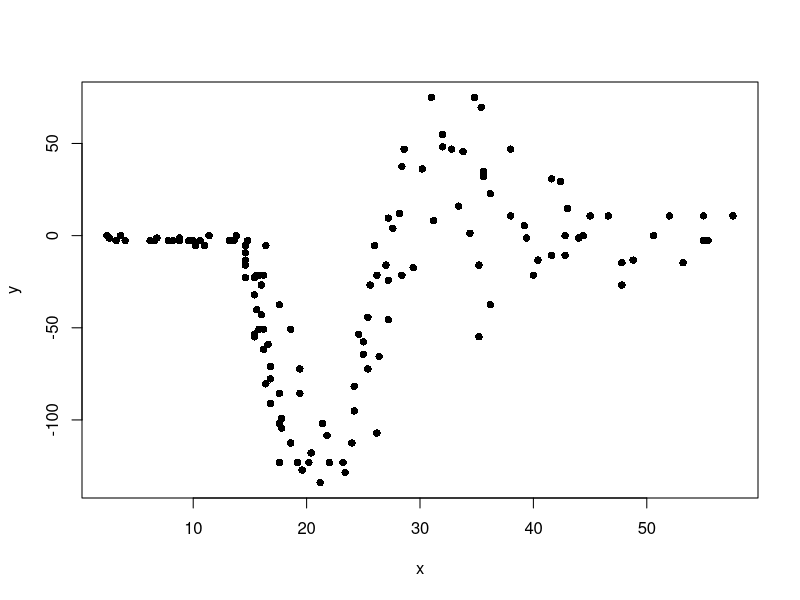

Reproduce this figure in R.
## ---- chunk 1
library(knitr)
opts_chunk$set(tidy.opts = list(width.cutoff = 80), tidy = TRUE)
## ---- chunk 2
require(MASS)
library(MASS)
require(splines)
library(splines)
## ---- chunk 3
GCV <- function(h) {

}
## ---- chunk 4
x <- mcycle$times
y <- mcycle$accel
plot(x, y, pch = 16)
## ---- chunk 5

